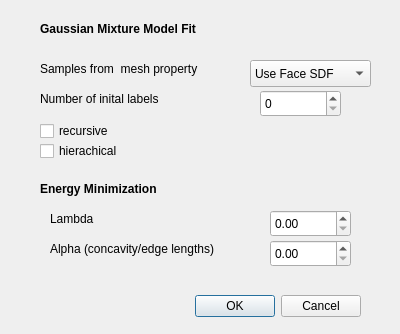
<?xml version="1.0" encoding="UTF-8"?>
<ui version="4.0">
 <class>Settings</class>
 <widget class="QDialog" name="Settings">
  <property name="geometry">
   <rect>
    <x>0</x>
    <y>0</y>
    <width>400</width>
    <height>334</height>
   </rect>
  </property>
  <property name="windowTitle">
   <string>Dialog</string>
  </property>
  <widget class="QDialogButtonBox" name="buttonBox">
   <property name="geometry">
    <rect>
     <x>20</x>
     <y>290</y>
     <width>341</width>
     <height>32</height>
    </rect>
   </property>
   <property name="orientation">
    <enum>Qt::Horizontal</enum>
   </property>
   <property name="standardButtons">
    <set>QDialogButtonBox::Cancel|QDialogButtonBox::Ok</set>
   </property>
  </widget>
  <widget class="QLabel" name="label">
   <property name="geometry">
    <rect>
     <x>40</x>
     <y>180</y>
     <width>161</width>
     <height>17</height>
    </rect>
   </property>
   <property name="font">
    <font>
     <weight>75</weight>
     <bold>true</bold>
    </font>
   </property>
   <property name="text">
    <string>Energy Minimization</string>
   </property>
  </widget>
  <widget class="QLabel" name="label_8">
   <property name="geometry">
    <rect>
     <x>50</x>
     <y>210</y>
     <width>211</width>
     <height>17</height>
    </rect>
   </property>
   <property name="text">
    <string>Lambda</string>
   </property>
  </widget>
  <widget class="QDoubleSpinBox" name="lambda">
   <property name="geometry">
    <rect>
     <x>270</x>
     <y>210</y>
     <width>81</width>
     <height>27</height>
    </rect>
   </property>
  </widget>
  <widget class="QLabel" name="label_9">
   <property name="geometry">
    <rect>
     <x>50</x>
     <y>240</y>
     <width>211</width>
     <height>17</height>
    </rect>
   </property>
   <property name="text">
    <string>Alpha (concavity/edge lengths)</string>
   </property>
  </widget>
  <widget class="QComboBox" name="useMeshProp">
   <property name="geometry">
    <rect>
     <x>250</x>
     <y>60</y>
     <width>121</width>
     <height>27</height>
    </rect>
   </property>
   <item>
    <property name="text">
     <string>Use Face SDF</string>
    </property>
   </item>
   <item>
    <property name="text">
     <string>Use HKS</string>
    </property>
   </item>
   <item>
    <property name="text">
     <string>Use Lp Spectra</string>
    </property>
   </item>
  </widget>
  <widget class="QLabel" name="label_4">
   <property name="geometry">
    <rect>
     <x>40</x>
     <y>60</y>
     <width>211</width>
     <height>17</height>
    </rect>
   </property>
   <property name="text">
    <string>Samples from  mesh property</string>
   </property>
  </widget>
  <widget class="QCheckBox" name="isRecursive">
   <property name="geometry">
    <rect>
     <x>40</x>
     <y>120</y>
     <width>101</width>
     <height>22</height>
    </rect>
   </property>
   <property name="text">
    <string>recursive</string>
   </property>
  </widget>
  <widget class="QCheckBox" name="isHierarchical">
   <property name="geometry">
    <rect>
     <x>40</x>
     <y>140</y>
     <width>101</width>
     <height>22</height>
    </rect>
   </property>
   <property name="text">
    <string>hierachical</string>
   </property>
  </widget>
  <widget class="QLabel" name="label_2">
   <property name="geometry">
    <rect>
     <x>40</x>
     <y>20</y>
     <width>221</width>
     <height>17</height>
    </rect>
   </property>
   <property name="font">
    <font>
     <weight>75</weight>
     <bold>true</bold>
    </font>
   </property>
   <property name="text">
    <string>Gaussian Mixture Model Fit</string>
   </property>
  </widget>
  <widget class="QSpinBox" name="num_labels">
   <property name="geometry">
    <rect>
     <x>260</x>
     <y>90</y>
     <width>81</width>
     <height>27</height>
    </rect>
   </property>
  </widget>
  <widget class="QLabel" name="label_10">
   <property name="geometry">
    <rect>
     <x>40</x>
     <y>90</y>
     <width>211</width>
     <height>17</height>
    </rect>
   </property>
   <property name="text">
    <string>Number of inital labels</string>
   </property>
  </widget>
  <widget class="QDoubleSpinBox" name="alpha">
   <property name="geometry">
    <rect>
     <x>270</x>
     <y>240</y>
     <width>81</width>
     <height>27</height>
    </rect>
   </property>
   <property name="maximum">
    <double>1.000000000000000</double>
   </property>
   <property name="singleStep">
    <double>0.100000000000000</double>
   </property>
  </widget>
 </widget>
 <resources/>
 <connections>
  <connection>
   <sender>buttonBox</sender>
   <signal>accepted()</signal>
   <receiver>Settings</receiver>
   <slot>accept()</slot>
   <hints>
    <hint type="sourcelabel">
     <x>248</x>
     <y>254</y>
    </hint>
    <hint type="destinationlabel">
     <x>157</x>
     <y>274</y>
    </hint>
   </hints>
  </connection>
  <connection>
   <sender>buttonBox</sender>
   <signal>rejected()</signal>
   <receiver>Settings</receiver>
   <slot>reject()</slot>
   <hints>
    <hint type="sourcelabel">
     <x>316</x>
     <y>260</y>
    </hint>
    <hint type="destinationlabel">
     <x>286</x>
     <y>274</y>
    </hint>
   </hints>
  </connection>
 </connections>
</ui>
